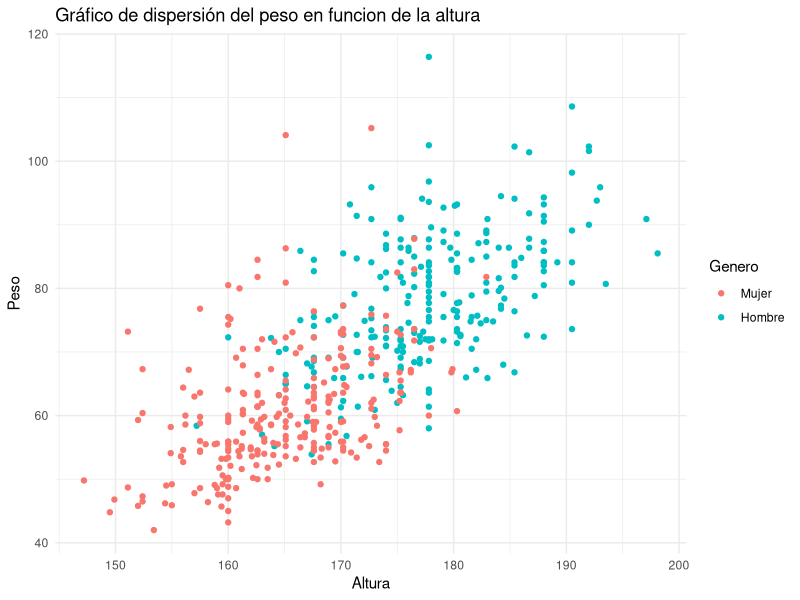
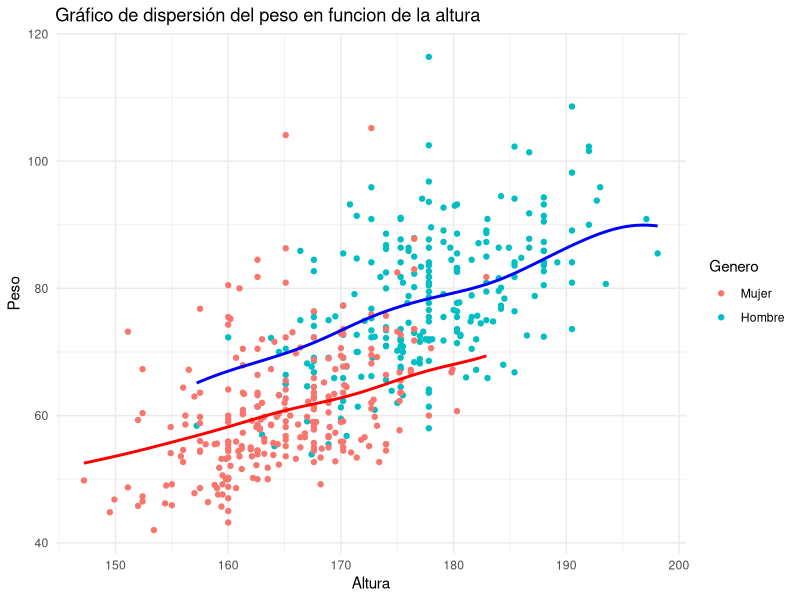
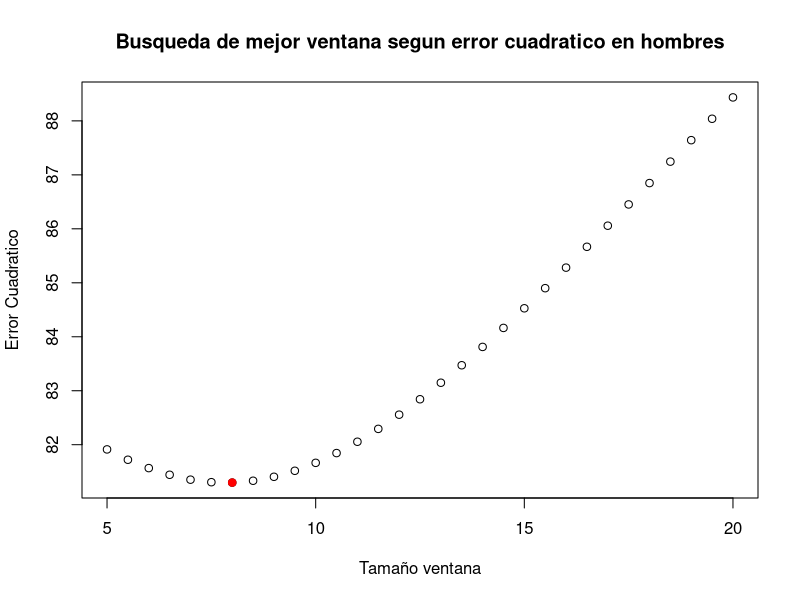
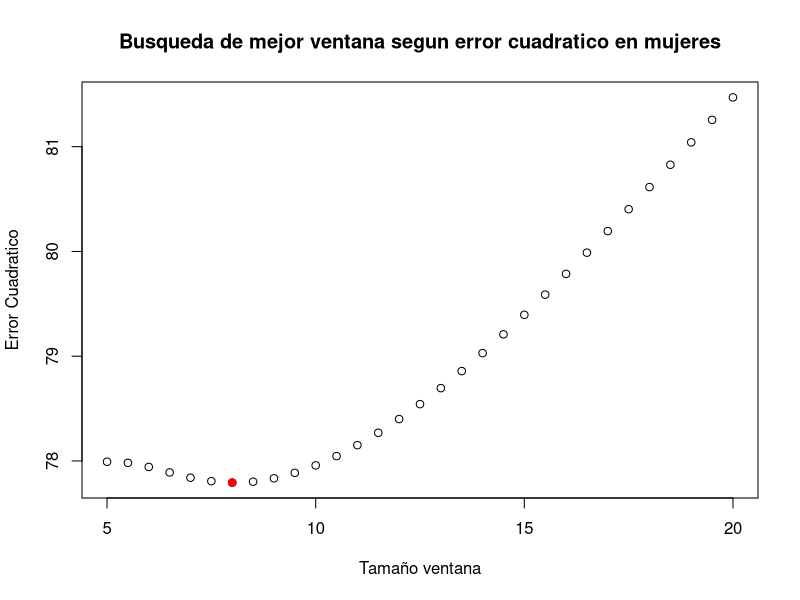
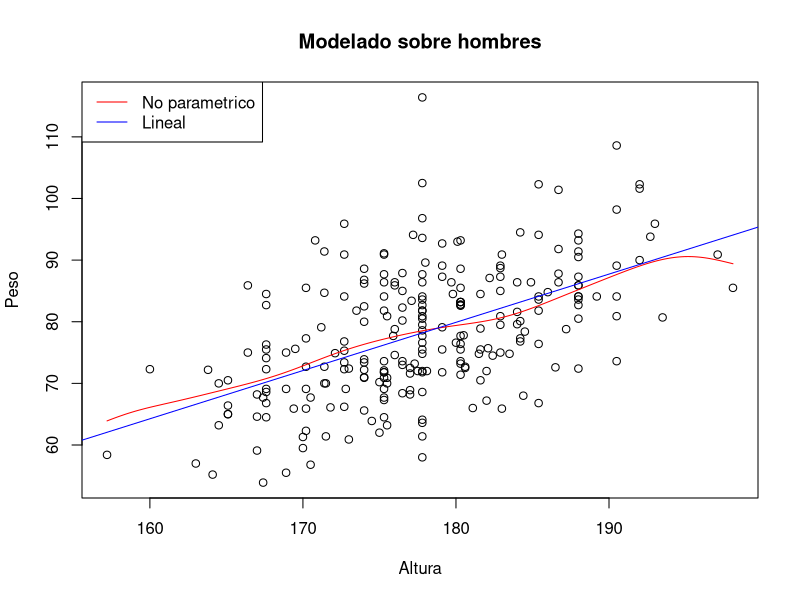
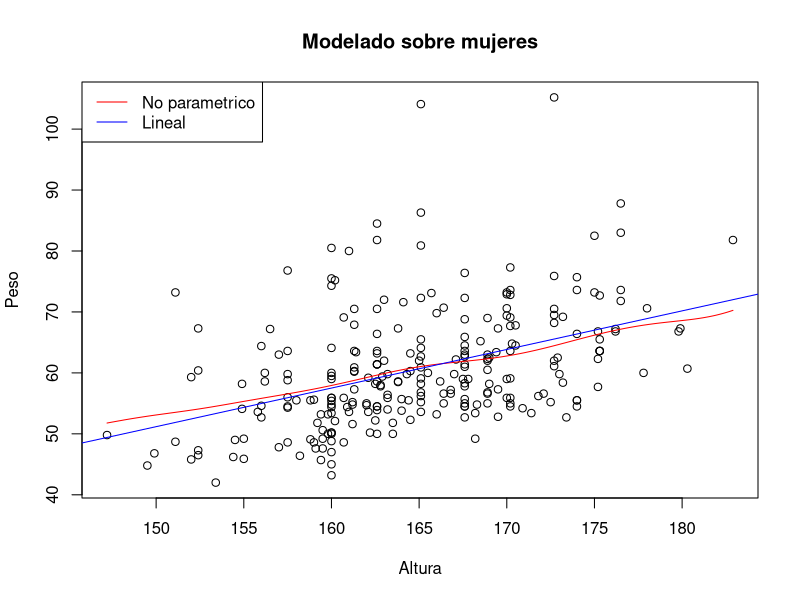
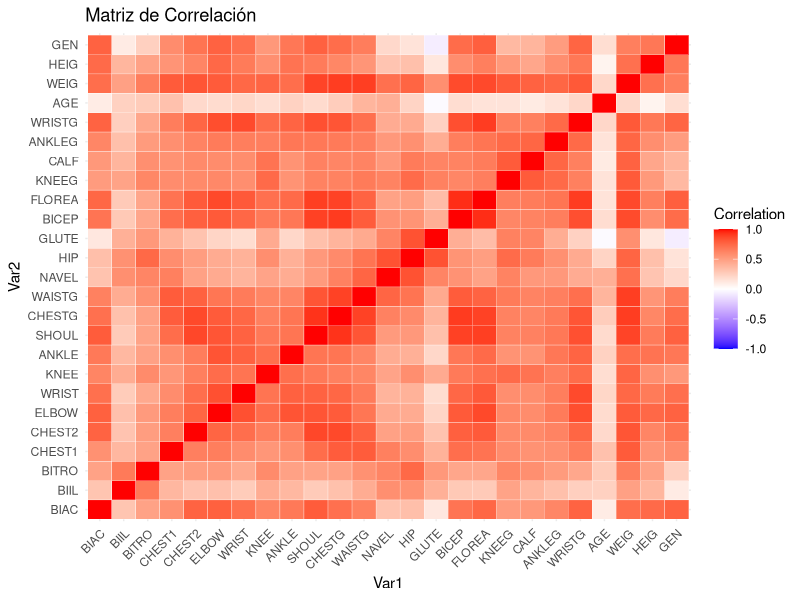
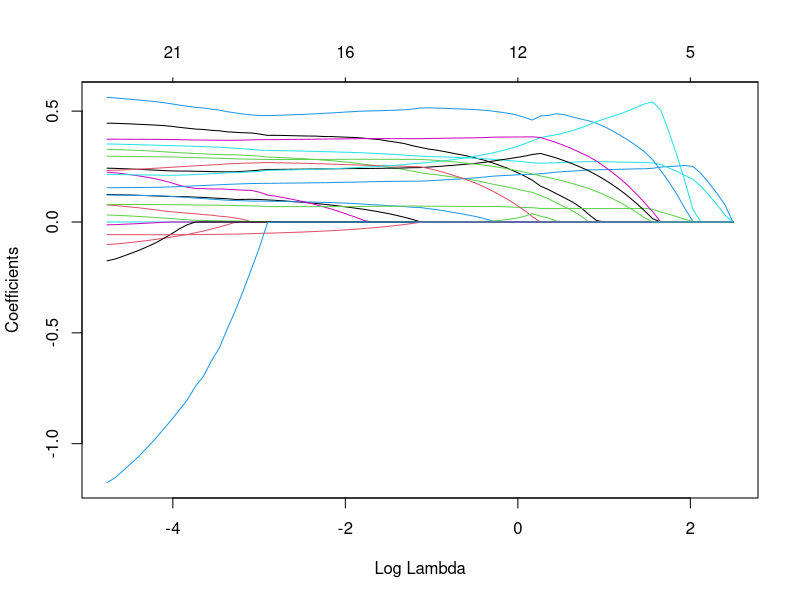

Source code (R) for these figures, in order:
## ---- chunk 1
set.seed(-1)
## ---- chunk 2
library(glmnet)
library(readxl)
library(ggplot2)
library(tidyverse)
## ---- chunk 3
body <- read_excel("body.xls", col_names=FALSE)
nombres_col <- c("BIAC","BIIL","BITRO","CHEST1","CHEST2","ELBOW","WRIST",
"KNEE","ANKLE","SHOUL","CHESTG","WAISTG","NAVEL","HIP","GLUTE","BICEP",
"FLOREA","KNEEG","CALF","ANKLEG","WRISTG","AGE","WEIG","HEIG","GEN")

colnames(body)<- (nombres_col)
body
## ---- chunk 4
#Buscamos si hay nulos o Nan
any(is.na(body))
for (nom in nombres_col) {
  print(any(is.nan(body[[nom]])))
}
## ---- chunk 5
#Mediana de los hombres
mediana_h <- median(body$WEIG[body$GEN == 1])
print(paste("Mediana de los hombres:", mediana_h))

#Mediana de los mujeres
mediana_m <- median(body$WEIG[body$GEN == 0])
print(paste("Mediana de las mujeres:", mediana_m))
## ---- chunk 6
#Calculamos el intevalo de confianza para hombre con metodo 1
B <- 5000
peso_h <- body$WEIG[body$GEN == 1]
n <- length(peso_h)
estmed_h <- 0
for(i in 1:B){
  xboot <- sample(peso_h, n, replace = TRUE )
  estmed_h[i] <- median(xboot)
}
se_boot_h <- sd(estmed_h)
quantil_alpha_sobre2 <- qnorm(1-0.025, 0, 1)

intervalo_conf_h <- c(mediana_h - quantil_alpha_sobre2*se_boot_h, mediana_h + quantil_alpha_sobre2*se_boot_h)
print("Intervalo aproximado hombres")
print(intervalo_conf_h)
print(paste("Longitud del intervalo:", intervalo_conf_h[2] - intervalo_conf_h[1]))
## ---- chunk 7
#Calculamos el intevalo de confianza para mujeres con metodo 1
B <- 5000
peso_m <- body$WEIG[body$GEN == 0]
n <- length(peso_m)
estmed_m <- 0
for(i in 1:B){
  xboot <- sample(peso_m, n, replace = TRUE )
  estmed_m[i] <- median(xboot)
}
se_boot_m <- sd(estmed_m)
quantil_alpha_sobre2 <- qnorm(1-0.025, 0, 1)

intervalo_conf_m <- c(mediana_m - quantil_alpha_sobre2*se_boot_m, mediana_m + quantil_alpha_sobre2*se_boot_m)
print("Intervalo aproximado mujeres")
print(intervalo_conf_m)
print(paste("Longitud del intervalo:", intervalo_conf_m[2] - intervalo_conf_m[1]))
## ---- chunk 8
#Calculamos el intevalo de confianza para hombre con metodo 2
B <- 5000
peso_h <- body$WEIG[body$GEN == 1]
n <- length(peso_h)
estmed_h <- 0
for(i in 1:B){
  xboot <- sample(peso_h, n, replace = TRUE)
  estmed_h[i] <- median(xboot)
}

intervalo_conf_h <- c(quantile(estmed_h, 0.025), quantile(estmed_h, 1-0.025))
print("Intervalo aproximado hombres")
cat(intervalo_conf_h[1], intervalo_conf_h[2], "\n")
cat("Longitud del intervalo:", intervalo_conf_h[2] - intervalo_conf_h[1])
## ---- chunk 9
#Calculamos el intevalo de confianza para mujeres con metodo 2
B <- 5000
peso_m <- body$WEIG[body$GEN == 0]
n <- length(peso_m)
estmed_m <- 0
for(i in 1:B){
  xboot <- sample(peso_m, n, replace = TRUE )
  estmed_m[i] <- median(xboot)
}

intervalo_conf_m <- c(quantile(estmed_m, 0.025), quantile(estmed_m, 1-0.025))
print("Intervalo aproximado mujeres")
cat(intervalo_conf_m[1], intervalo_conf_m[2], "\n")
cat("Longitud del intervalo:", intervalo_conf_m[2] - intervalo_conf_m[1])
## ---- chunk 10
genero <- factor(body$GEN, levels=c(0,1), labels = c("Mujer", "Hombre"))

ggplot(body, aes(x = HEIG, y = WEIG, color = genero)) +
  geom_point() +
  labs(title = "Gráfico de dispersión del peso en funcion de la altura",
       x = "Altura",
       y = "Peso",
       color = "Genero") +
  theme_minimal()
## ---- chunk 11
cor(body$HEIG, body$WEIG)
## ---- chunk 12
regresion_h <- ksmooth(body$HEIG[body$GEN == 1], body$WEIG[body$GEN == 1], kernel = "normal", bandwidth = 10)
regresion_m <- ksmooth(body$HEIG[body$GEN == 0], body$WEIG[body$GEN == 0], kernel = "normal", bandwidth = 10)


regression_df_h <- data.frame(x = regresion_h$x, y = regresion_h$y)
regression_df_m <- data.frame(x = regresion_m$x, y = regresion_m$y)

ggplot(body, aes(x = HEIG, y = WEIG, color = genero)) +
  geom_point() +
  geom_line(data = regression_df_h, aes(x = x, y = y), linetype = "solid", color = "blue", linewidth = 1) +
  geom_line(data = regression_df_m, aes(x = x, y = y), linetype = "solid", color = "red", linewidth = 1) +
  labs(title = "Gráfico de dispersión del peso en funcion de la altura",
       x = "Altura",
       y = "Peso",
       color = "Genero") +
  theme_minimal()
## ---- chunk 13
#Buscamos la mejor ventana para hombres
n <- length(body$HEIG[body$GEN == 1])
windows <- seq(5, 20, 0.5)
df_part <- data.frame(HEIG = body$HEIG[body$GEN == 1], WEIG = body$WEIG[body$GEN == 1])
errores_w <- c()

for (w in windows){
  tot <- 0
  for (i in 1:n){
    modelo_ajustado <- ksmooth(df_part$HEIG[-i], df_part$WEIG[-i], kernel = "normal", bandwidth = w, x.points = df_part$HEIG[i])

    tot <- tot + (df_part$WEIG[i] - modelo_ajustado$y[1])^2
  }
  errores_w <- c(errores_w , tot/n)
}

print(paste("La ventana optima es de h =", windows[which.min(errores_w)]))
print(paste("El ECM es de", min(errores_w)))

plot(windows, errores_w, main = "Busqueda de mejor ventana segun error cuadratico en hombres", xlab= "Tamaño ventana", ylab = "Error Cuadratico") +
  points(windows[which.min(errores_w)], min(errores_w), col = "red", pch = 19)
## ---- chunk 14
#Buscamos la mejor ventana para mujeres
n <- length(body$HEIG[body$GEN == 0])
windows <- seq(5, 20, 0.5)
df_part <- data.frame(HEIG = body$HEIG[body$GEN == 0], WEIG = body$WEIG[body$GEN == 0])
errores_w <- c()

for (w in windows){
  tot <- 0
  for (i in 1:n){
    modelo_ajustado <- ksmooth(df_part$HEIG[-i], df_part$WEIG[-i], kernel = "normal", bandwidth = w, x.points = df_part$HEIG[i])

    tot <- tot + (df_part$WEIG[i] - modelo_ajustado$y[1])^2
  }
  errores_w <- c(errores_w , tot/n)
}
print(paste("La ventana optima es de h =", windows[which.min(errores_w)]))
print(paste("El ECM es de", min(errores_w)))

plot(windows, errores_w, main = "Busqueda de mejor ventana segun error cuadratico en mujeres", xlab= "Tamaño ventana", ylab = "Error Cuadratico") +
  points(windows[which.min(errores_w)], min(errores_w), col = "red", pch = 19)
## ---- chunk 15
#Diagrama de dispersion de HEIG vs. WEIG hombres
regresion_h <- ksmooth(body$HEIG[body$GEN == 1], body$WEIG[body$GEN == 1], kernel = "normal", bandwidth = 8)
df_filter <- body[body$GEN == 1, ]

cm <- lm(WEIG ~ HEIG, data = df_filter)

predicciones <- predict(cm)
residuos <- resid(cm)
ecm <- mean(residuos^2)

print(paste("El ECM del metodo de cuadrados minimos es de", ecm))

plot(body$HEIG[body$GEN == 1], body$WEIG[body$GEN == 1], main= "Modelado sobre hombres",xlab = "Altura", ylab = "Peso")+
  lines(regresion_h, col = "red")
  abline(cm, col = "blue")
  legend("topleft", legend = c("No parametrico", "Lineal"),  col = c("red", "blue"), lty= c(1,1))
## ---- chunk 16
#Diagrama de dispersion de HEIG vs. WEIG mujeres
regresion_h <- ksmooth(body$HEIG[body$GEN == 0], body$WEIG[body$GEN == 0], kernel = "normal", bandwidth = 8)
df_filter <- body[body$GEN == 0, ]

cm <- lm(WEIG ~ HEIG, data = df_filter)

predicciones <- predict(cm)
residuos <- resid(cm)
ecm <- mean(residuos^2)

print(paste("El ECM del metodo de cuadrados minimos es de ", ecm))

plot(body$HEIG[body$GEN == 0], body$WEIG[body$GEN == 0], main= "Modelado sobre mujeres", xlab = "Altura", ylab = "Peso")+
  lines(regresion_h, col = "red")
  abline(cm, col = "blue")
  legend("topleft", legend = c("No parametrico", "Lineal"),  col = c("red", "blue"), lty= c(1,1))
## ---- chunk 17
train_test = read.csv("TrainTest.txt", header=FALSE)$V1
## ---- chunk 18
train = body[train_test,]
test = body[train_test == "FALSE",]
## ---- chunk 19
modelo <- lm(WEIG ~ ., data = train)
## ---- chunk 20
resumen <- summary(modelo)
resumen
## ---- chunk 21
# Crear una matriz de correlación (reemplaza 'train' con tu conjunto de datos)
matriz_correlacion <- cor(train)

# Convertir la matriz de correlación a formato largo
matriz_correlacion_long <- as.data.frame(as.table(matriz_correlacion))
colnames(matriz_correlacion_long) <- c("Var1", "Var2", "value")

# Crear el gráfico de matriz de correlación con ggplot2
ggplot(matriz_correlacion_long, aes(Var1, Var2, fill = value)) +
  geom_tile(color = "white") +
  scale_fill_gradient2(low = "blue", high = "red", mid = "white",
                       midpoint = 0, limit = c(-1, 1), space = "Lab",
                       name = "Correlation") +
  theme_minimal() +
  theme(axis.text.x = element_text(angle = 45, hjust = 1),
        legend.position = "right") +
  labs(title = "Matriz de Correlación")
## ---- chunk 22
matriz_correlacion <- cor(train)

diag(matriz_correlacion) <- 0

datos_largo <- as.data.frame(as.table(matriz_correlacion))
datos_largo$Var1 <- rownames(matriz_correlacion)[datos_largo$Var1]
datos_largo$Var2 <- rownames(matriz_correlacion)[datos_largo$Var2]

datos_ordenados <- datos_largo %>% arrange(desc(abs(Freq)))

datos_ordenados <- datos_ordenados %>% filter(Freq != 0)

## ---- chunk 23
predicciones = predict(modelo, newdata = test)

error_empirico = mean((test$WEIG - predicciones)^2)

print(paste("Error de predicción empírico:", error_empirico))
## ---- chunk 24
p_values <- resumen$coefficients[, "Pr(>|t|)"]

resultados <- data.frame(variable = rownames(resumen$coefficients), p_valor = p_values)
resultados_ordenados <- resultados[order(resultados$p_valor), ]

print(resultados_ordenados)
## ---- chunk 25
imp_variables <- resultados_ordenados$variable[2:14]

triplas <- data.frame(v1 = character(), v2 = character(), freq = numeric())

for (v1 in imp_variables) {
  for (v2 in imp_variables) {
    if (v1 != v2) {
      freq <- datos_ordenados$Freq[datos_ordenados$Var1 == v1 & datos_ordenados$Var2 == v2]
      if (length(freq) > 0 && freq > 0.7) {
        triplas <- rbind(triplas, data.frame(v1 = v1, v2 = v2, freq = freq))
      }
    }
  }
}

triplas <- triplas[order(-triplas$freq), ]
print(triplas)
## ---- chunk 26
variables_a_sacar <- c()
i <- 13
while(i > 1){
  n_prev <- nrow(triplas)
  triplas <- triplas[!(triplas$v1 == imp_variables[i] | triplas$v2 == imp_variables[i]),]
  if(nrow(triplas) < n_prev){
    variables_a_sacar <- c(variables_a_sacar, imp_variables[i])
  }
  i <- i-1
}

print(variables_a_sacar)
## ---- chunk 27
variables_finales <- setdiff(imp_variables, variables_a_sacar)
variables_finales
## ---- chunk 28
modelo <- lm(WEIG ~ ., data = train[c("WEIG",variables_finales)])
## ---- chunk 29
resumen <- summary(modelo)
resumen
## ---- chunk 30
modelo_reg = glmnet(x = as.matrix(train[, -23]), y = train$WEIG, alpha = 1)
## ---- chunk 31
modelo_reg$lambda
## ---- chunk 32
coef(modelo_reg)
## ---- chunk 33
modelo_reg
## ---- chunk 34
plot(modelo_reg, xvar="lambda")
## ---- chunk 35
cvfit = cv.glmnet(x = as.matrix(train[, -23]), y = train$WEIG, alpha = 1)
## ---- chunk 36
cvfit
## ---- chunk 37
plot(cvfit)
## ---- chunk 38
lambda_opt = cvfit$lambda.min
lambda_1_desvio = cvfit$lambda.1se
## ---- chunk 39
lambda_opt
## ---- chunk 40
lambda_1_desvio
## ---- chunk 41
modelo_reg_nuevo = glmnet(x = as.matrix(train[, -23]), y = train$WEIG, alpha = 1, lambda=lambda_1_desvio)
## ---- chunk 42
coef(modelo_reg_nuevo)
## ---- chunk 43
predicciones_reg = predict(modelo_reg_nuevo, newx = as.matrix(test[, -23]))

error_empirico_reg = mean((test$WEIG - predicciones_reg)^2)

print(paste("Error de predicción empírico:", error_empirico_reg))
## ---- chunk 44
predicciones_reg = predict(modelo_reg, newx = as.matrix(test[, -23]), s=c(lambda_opt))

error_empirico_reg = mean((test$WEIG - predicciones_reg)^2)

print(paste("Error de predicción empírico:", error_empirico_reg))
